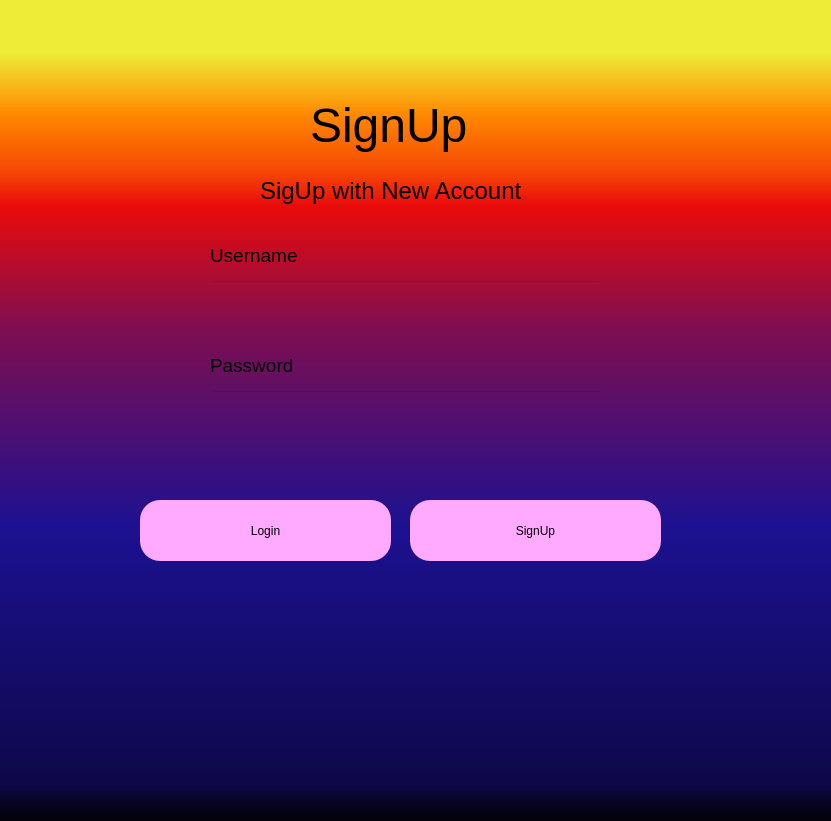
<?xml version="1.0" encoding="UTF-8"?>
<ui version="4.0">
 <class>Dialog</class>
 <widget class="QDialog" name="Dialog">
  <property name="geometry">
   <rect>
    <x>0</x>
    <y>0</y>
    <width>831</width>
    <height>821</height>
   </rect>
  </property>
  <property name="windowTitle">
   <string>Dialog</string>
  </property>
  <widget class="QWidget" name="bgwidget" native="true">
   <property name="geometry">
    <rect>
     <x>0</x>
     <y>0</y>
     <width>831</width>
     <height>821</height>
    </rect>
   </property>
   <property name="styleSheet">
    <string notr="true">QWidget#bgwidget{
background-color: qlineargradient(spread:pad, x1:0, y1:1, x2:0, y2:0, stop:0 rgba(0, 0, 0, 255), stop:0.05 rgba(14, 8, 73, 255), stop:0.36 rgba(28, 17, 145, 255), stop:0.6 rgba(126, 14, 81, 255), stop:0.75 rgba(234, 11, 11, 255), stop:0.79 rgba(244, 70, 5, 255), stop:0.86 rgba(255, 136, 0, 255), stop:0.935 rgba(239, 236, 55, 255));}</string>
   </property>
   <widget class="QLabel" name="label">
    <property name="geometry">
     <rect>
      <x>310</x>
      <y>80</y>
      <width>191</width>
      <height>91</height>
     </rect>
    </property>
    <property name="font">
     <font>
      <pointsize>36</pointsize>
     </font>
    </property>
    <property name="autoFillBackground">
     <bool>false</bool>
    </property>
    <property name="styleSheet">
     <string notr="true">background-color:rgba(0,0,0,0);</string>
    </property>
    <property name="text">
     <string>SignUp</string>
    </property>
   </widget>
   <widget class="QLabel" name="label_2">
    <property name="geometry">
     <rect>
      <x>260</x>
      <y>170</y>
      <width>331</width>
      <height>41</height>
     </rect>
    </property>
    <property name="font">
     <font>
      <family>MS Shell Dlg 2</family>
      <pointsize>18</pointsize>
      <weight>50</weight>
      <italic>false</italic>
      <bold>false</bold>
     </font>
    </property>
    <property name="autoFillBackground">
     <bool>false</bool>
    </property>
    <property name="styleSheet">
     <string notr="true">background-color:rgba(0,0,0,0);
font: 18pt &quot;MS Shell Dlg 2&quot;;</string>
    </property>
    <property name="text">
     <string>SigUp with New Account</string>
    </property>
   </widget>
   <widget class="QPushButton" name="signup">
    <property name="geometry">
     <rect>
      <x>410</x>
      <y>500</y>
      <width>251</width>
      <height>61</height>
     </rect>
    </property>
    <property name="styleSheet">
     <string notr="true">font: 16pt &quot;MS Shell Dlg 2&quot;;
background-color: rgb(255, 170, 255);
border-radius:20px;</string>
    </property>
    <property name="text">
     <string>SignUp</string>
    </property>
   </widget>
   <widget class="QLabel" name="label_3">
    <property name="geometry">
     <rect>
      <x>210</x>
      <y>240</y>
      <width>111</width>
      <height>31</height>
     </rect>
    </property>
    <property name="font">
     <font>
      <family>MS Shell Dlg 2</family>
      <pointsize>14</pointsize>
      <weight>50</weight>
      <italic>false</italic>
      <bold>false</bold>
     </font>
    </property>
    <property name="autoFillBackground">
     <bool>false</bool>
    </property>
    <property name="styleSheet">
     <string notr="true">background-color:rgba(0,0,0,0);
font: 14pt &quot;MS Shell Dlg 2&quot;;</string>
    </property>
    <property name="text">
     <string>Username</string>
    </property>
   </widget>
   <widget class="QLabel" name="label_4">
    <property name="geometry">
     <rect>
      <x>210</x>
      <y>350</y>
      <width>111</width>
      <height>31</height>
     </rect>
    </property>
    <property name="font">
     <font>
      <family>MS Shell Dlg 2</family>
      <pointsize>14</pointsize>
      <weight>50</weight>
      <italic>false</italic>
      <bold>false</bold>
     </font>
    </property>
    <property name="autoFillBackground">
     <bool>false</bool>
    </property>
    <property name="styleSheet">
     <string notr="true">background-color:rgba(0,0,0,0);
font: 14pt &quot;MS Shell Dlg 2&quot;;</string>
    </property>
    <property name="text">
     <string>Password</string>
    </property>
   </widget>
   <widget class="QLineEdit" name="username">
    <property name="geometry">
     <rect>
      <x>210</x>
      <y>280</y>
      <width>391</width>
      <height>61</height>
     </rect>
    </property>
    <property name="styleSheet">
     <string notr="true">background-color: rgba(0, 0, 0,0);
font: 14pt &quot;MS Shell Dlg 2&quot;;</string>
    </property>
   </widget>
   <widget class="QLineEdit" name="password">
    <property name="geometry">
     <rect>
      <x>210</x>
      <y>390</y>
      <width>391</width>
      <height>61</height>
     </rect>
    </property>
    <property name="styleSheet">
     <string notr="true">background-color: rgba(0, 0, 0,0);
font: 14pt &quot;MS Shell Dlg 2&quot;;</string>
    </property>
   </widget>
   <widget class="QPushButton" name="login">
    <property name="geometry">
     <rect>
      <x>140</x>
      <y>500</y>
      <width>251</width>
      <height>61</height>
     </rect>
    </property>
    <property name="styleSheet">
     <string notr="true">font: 16pt &quot;MS Shell Dlg 2&quot;;
background-color: rgb(255, 170, 255);
border-radius:20px;</string>
    </property>
    <property name="text">
     <string>Login</string>
    </property>
   </widget>
   <widget class="QLabel" name="error">
    <property name="geometry">
     <rect>
      <x>160</x>
      <y>460</y>
      <width>481</width>
      <height>20</height>
     </rect>
    </property>
    <property name="styleSheet">
     <string notr="true">color: rgb(255, 0, 0);
font: 10pt &quot;MS Shell Dlg 2&quot;;</string>
    </property>
    <property name="text">
     <string/>
    </property>
   </widget>
  </widget>
 </widget>
 <resources/>
 <connections/>
</ui>
